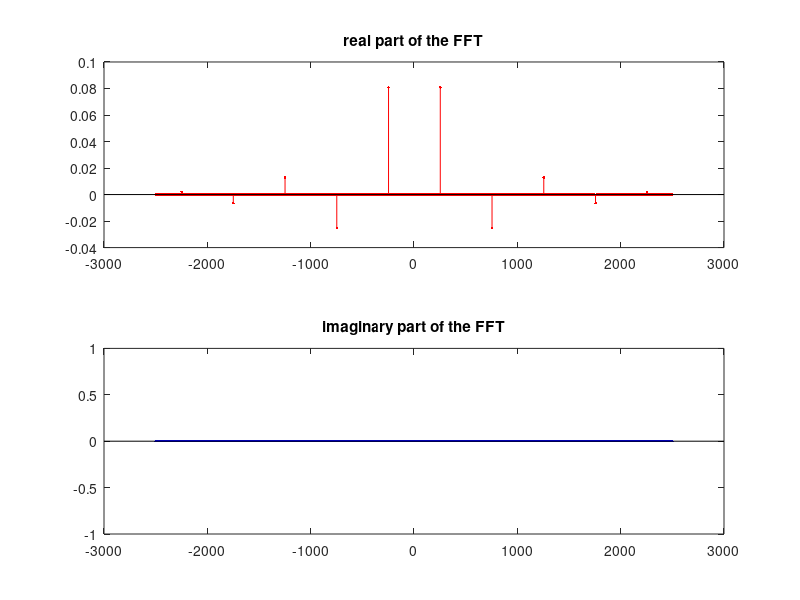

Reproduce this figure in MATLAB.
clc
clear
s1=[1,1,1,1,1];
s0=[-1,-1,-1,-1,-1];
x=[s1,s0,s0,s1,s1,s0,s0,s1];
t=0:0.2:7.8;

fs=length(t)/8*1000;

% n=-20:19;
% X_fft=fft(x)*0.2*10^-3;
% X_fft=fftshift(X_fft);
% plot(t,x);
% title('part a')
% xlabel('t ms')
% ylabel('signal')
% pause
% 
% f=linspace(-fs/2,fs/2,length(t));
% 
% 
% subplot(2,1,1)
% stem(f,real(X_fft),'r.')
% title('real part of the FFT')
% subplot(2,1,2)
% stem(f,imag(X_fft),'b.')
% title('imaginary part of the FFT')
% 
% pause
% %part c
% N=length(x);
% n=-N/2:(N-1)/2;
% x=0.5*(x+x(mod(-n,N)+1));
% X_fft=fft(x)*0.2*10^-3;
% X_fft=fftshift(X_fft);
% subplot(2,1,1)
% stem(f,real(X_fft),'r.')
% title('real part of the FFT')
% subplot(2,1,2)
% stem(f,imag(X_fft),'b.')
% title('imaginary part of the FFT')
% pause

%part d
x=[x,x];x=[x,x];x=[x,x];x=[x,x];%640 bits
t=0:0.2:127.8;
fs=length(t)/128*1000;
f=linspace(-fs/2,fs/2,length(t));
figure(2)
plot(t,x);
title('part a with longer duration')
xlabel('t ms')
ylabel('signal')
pause
N=length(x);
n=-N/2:(N-1)/2;
x=0.5*(x+x(mod(-n,N)+1));
X_fft=fft(x)*0.2*10^-3;
X_fft=fftshift(X_fft);
subplot(2,1,1)
stem(f,real(X_fft),'r.')
title('real part of the FFT')
subplot(2,1,2)
stem(f,imag(X_fft),'b.')
title('imaginary part of the FFT')

% %part e
% s1=[s1,s1,s1,s1,s1];s1=[s1,s1];
% s0=[s0,s0,s0,s0,s0];s0=[s0,s0];
% x=[s1,s0,s0,s1,s1,s0,s0,s1];
% t=0:0.02:7.98;
% fs=length(t)/8*1000;
% f=linspace(-fs/2,fs/2,length(t));
% figure(3)
% plot(t,x);
% title('part a with higer sampling rate')
% xlabel('t ms')
% ylabel('signal')
% pause
% N=length(x);
% n=-N/2:(N-1)/2;
% x=0.5*(x+x(mod(-n,N)+1));
% X_fft=fft(x)*0.02*10^-3;
% X_fft=fftshift(X_fft);
% subplot(2,1,1)
% stem(f,real(X_fft),'r.')
% title('real part of the FFT')
% subplot(2,1,2)
% stem(f,imag(X_fft),'b.')
% title('imaginary part of the FFT')
